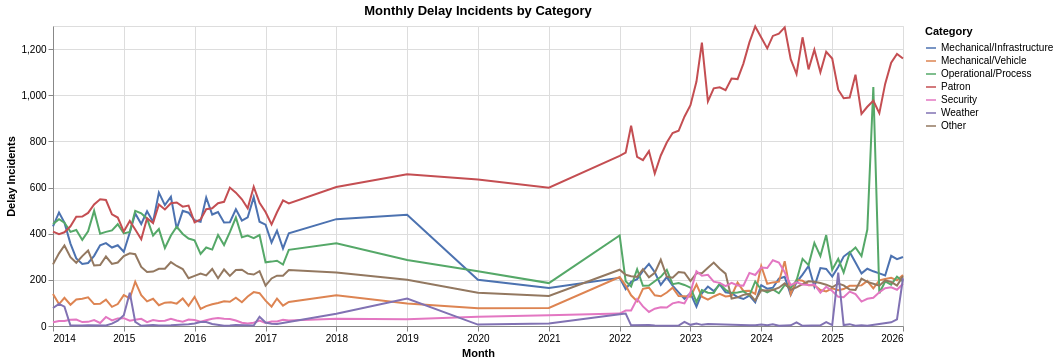

Source (notebook cell):
### Markdown cell above
## 1. Delay Incidents over Time by Category

### Code cell
alt.Chart(df).mark_line().encode(
    x=alt.X("date:T", title="Month"),
    y=alt.Y("delays:Q", title="Delay Incidents"),
    color=alt.Color("category:N", title="Category", scale=color_scale),
    tooltip=[
        alt.Tooltip("date:T", title="Month", format="%b %Y"),
        "category",
        "delays",
    ],
).properties(
    title="Monthly Delay Incidents by Category",
    width=850, height=300,
)

### Figure 1 — Vega-Lite specification as saved in the notebook (floating-point values rounded to 4 significant figures; data arrays with more than 128 entries replaced by an {"elided": "..."} marker saying what was removed)
{"config": {"view": {"continuousWidth": 300, "continuousHeight": 300}}, "data": {"name": "data-b46c1dbfac1a616e74730892e38baa82"}, "mark": {"type": "line"}, "encoding": {"color": {"field": "category", "scale": {"domain": ["Mechanical/Infrastructure", "Mechanical/Vehicle", "Operational/Process", "Patron", "Security", "Weather", "Other"], "range": ["#4C72B0", "#DD8452", "#55A868", "#C44E52", "#E377C2", "#8172B3", "#937860"]}, "title": "Category", "type": "nominal"}, "tooltip": [{"field": "date", "format": "%b %Y", "title": "Month", "type": "temporal"}, {"field": "category", "type": "nominal"}, {"field": "delays", "type": "quantitative"}], "x": {"field": "date", "title": "Month", "type": "temporal"}, "y": {"field": "delays", "title": "Delay Incidents", "type": "quantitative"}}, "height": 300, "title": "Monthly Delay Incidents by Category", "width": 850, "$schema": "https://vega.github.io/schema/vega-lite/v6.4.1.json", "datasets": {"data-b46c1dbfac1a616e74730892e38baa82": {"elided": "630 records"}}}
